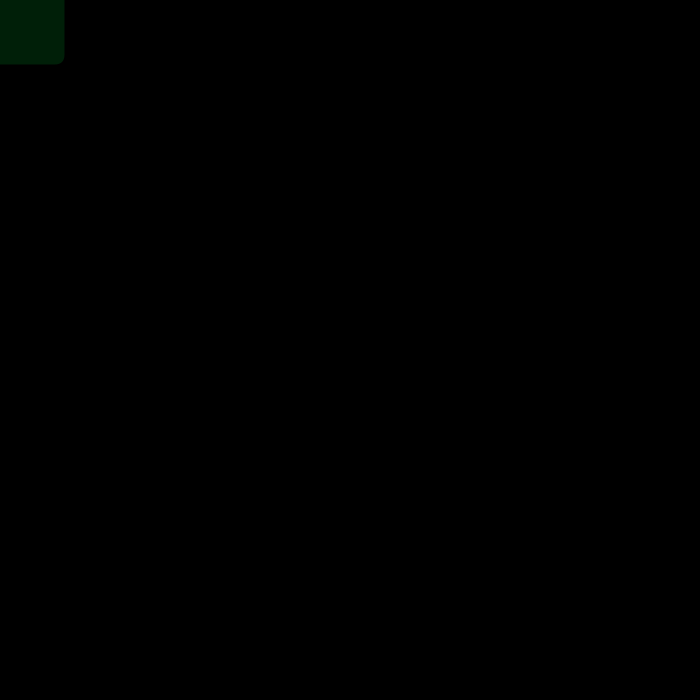
Frame 1 (no input)
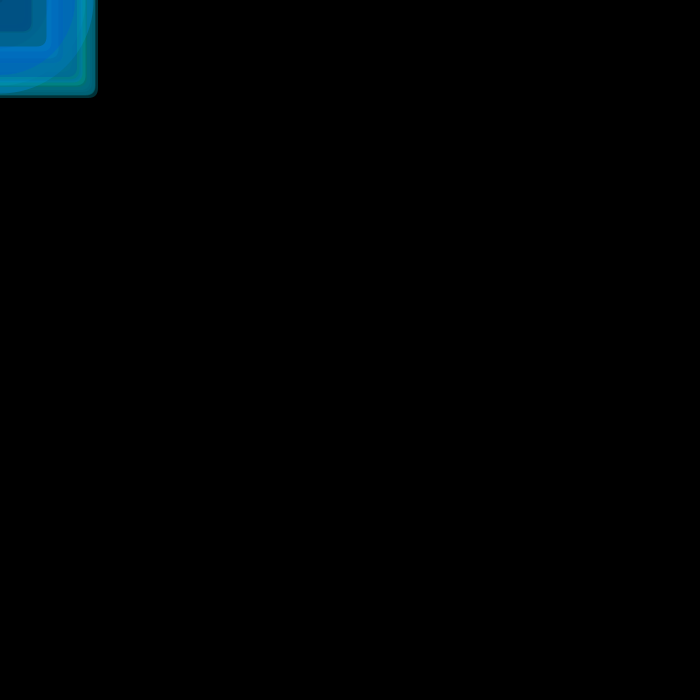
Frame 60 (the mouse pressed at the canvas centre just before this capture)
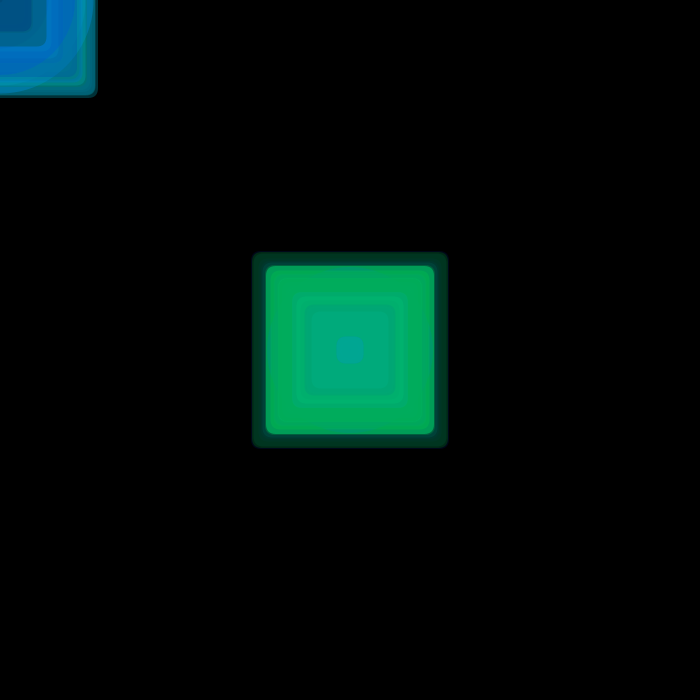
Frame 120 (the mouse held since frame 60 and released just before this capture)

The Processing sketch that drew these frames (run headless with seeded random() and noise(); from frame 60 on, the mouse is pressed at the canvas centre):

// Processing sketch: processing_99212
// ── processing_99212.pde

void setup() {
  size(700,700);
  smooth();
  background(0);
}

void draw() {

  int r = int(random(0, 200));
  int a = int(random(10,99));
  fill(0,random(255), random(255), a);
  
  if(a<90) {
    blueGreenSquares(mouseX, mouseY, r, 10);
  }
  else if (a>90) {
    blueGreenCircles(mouseX, mouseY, r);
  }
}
 
void blueGreenSquares(int x, int y, int r, int c) {
  noStroke();
  rectMode(CENTER);
  rect(x, y, r, r, 10);
}


void blueGreenCircles(int x, int y, int r) {
  noStroke();
  ellipse(x, y, r, r);

}
 
